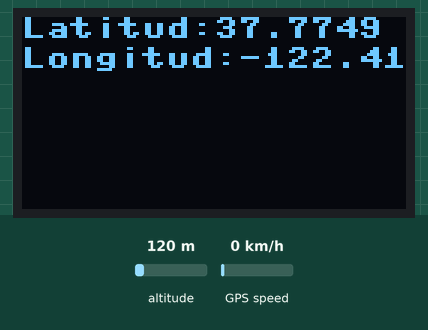
This program was run on a simulated ESP32 board running MicroPython. Parts: 128×64 one-colour display. The test bench sets the inputs (shaded band); at power-on: GPS speed 0 km/h, altitude 120 m. The GPS gets a fix after 3 s at 37.7749, -122.4194 with 8 satellites; library files of the repository ran but are not shown: micropyGPS.py; what the program prints to the serial console is not drawn.

Above: at 5.6 s.
5.7 s: GPS speed set to 2 km/h
10.1 s: GPS speed set to 30 km/h
Timing chart, 0 to 13.1 s (numbered marks = the images above; inputs shaded):
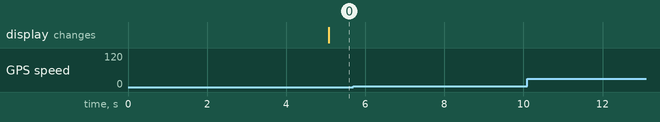

Measured:
- after the input at 5.7 s, every drawn part: stays the same
- after the input at 10.1 s, every drawn part: stays the same

The program:

GPS_Configuration+OLED_Display.py
```python
from machine import UART, Pin, SPI,I2C
from micropyGPS import MicropyGPS
import utime
import sh1106
import network
import nmea


# el tx debe ir al rx2 y el rx al tx2

WiFi_SSID = "Jdvpl"
WiFi_PASS = "R@p1df@5t"

i2c = I2C(-1, scl=Pin(22), sda=Pin(21))
oled_width = 128
oled_height = 64
oled = sh1106.SH1106_I2C(oled_width, oled_height, i2c)


oled.text('JDVPL', 0, 0)  # Afficher les deux mots ''
oled.text('ESP32', 0, 10)
oled.show()
uart = UART(2, 9600)
now = utime.ticks_ms()
my_nmea = nmea.nmea(debug=1)

while 1:
	while uart.any():
		b = uart.read()
		my_nmea.parse(b)

	if utime.ticks_diff(utime.ticks_ms(), now) > 5000:
            now = utime.ticks_ms()
            print('{} {}'.format(my_nmea.latitude, my_nmea.longitude))
            lat = my_nmea.latitude
            lng = my_nmea.longitude

            oled.fill(0)
            y = 0
            dy = 10
            oled.text("Latitud:{}".format(my_nmea.latitude),  0, y)
            y += dy
            oled.text("Longitud:{}".format(my_nmea.longitude),  0, y)
            oled.show()
```

nmea.py
```python
class nmea():
	def __init__(self, debug=0):
		self._sentence = ''
		self.time = '00:00:00'
		self.date = '01/01/2000'
		self.latitude = 0
		self.longitude = 0
		self.satcount = 0
		self._debug = debug

	def dprint(self,mess):
		if self._debug:
			print(mess)

	def checksum(self):
		""" takes a sentence in the format
			"$GPGGA,123519,4807.038,N,01131.000,E,1,08,0.9,545.4,M,46.9,M,,*47"
			returns True / False
		"""
		# drop the '*47'
		t = self._sentence[:len(self._sentence)-3]
		a = 0
		# xor each character value
		for b in t:
			a ^= ord(b)

		# strip away the sentence to leave the '47'
		csum = self._sentence[len(self._sentence)-2:]
		# format the xor result into a hex string
		# return true if it's '47'
		return int(csum,16) == a

	def parse(self, b):
		# for all the characters collected
		for c in b:

			if chr(c) =='$':							# if '$' then it's the start of a sentence
				self._sentence = ""						# clear out the old sentence
			elif c == 0x0d:								# carriage return means completed sentence
				if 'GPRMC' in self._sentence:			# GPRMS - recommended minimum data for gps
					self.dprint(self._sentence)			# in debig - print the sentence
					self.format()						# grab the data from the sentence
				elif 'GPGSA' in self._sentence:			# GPRMS - recommended minimum data for gps
					self.dprint(self._sentence)			# in debug - print the sentence
					self.format()						# grab the data from the sentence
				else:
					self.dprint(self._sentence[:5])		# for other types just print the identifying letters
			else:
				self._sentence += chr(c)				# otherwise, just collect the character

	def degmin_to_decdeg(self, d):
		degs = int(d/100)
		mins = d % 100
		degs += mins/60
		return degs

	def format(self):
		if not self.checksum():
			self.dprint('BAD CHECKSUM')
			return

		data = self._sentence.split(',')

		if data[0] == 'GPRMC':
			# parse GPRMC

			# time of day (UTC)
			try:
				t = data[1]		# e.g. '073053'

				hh = t[:2]		# hours valid?
				if int(hh) < 0 or int(hh) > 23:
					return

				mm = t[2:4]		# minutes valid?
				if int(mm) < 0 or int(mm) > 59:
					return

				ss = t[4:6]		# seconds valid?
				if int(ss) < 0 or int(ss) > 59:
					return

				# format time string e.g.  '07:30:53'
				self.time = '{}:{}:{}'.format(hh, mm, ss)
			except Exception as e:
				dprint(e, 'time error', d)
				return

			try:
				d = data[9]		# e.g. 070817

				# format date string e.g. 07/08/2017
				self.date = '{}/{}/20{}'.format(d[:2], d[2:4], d[4:6])
			except Exception as e:
				dprint(e, 'date error', d)

			# test to see if position status is valid
			if data[2] != 'A':
				self.dprint('INVALID')
				return

			try:
				d = data[3]
				if d != '':
					d = self.degmin_to_decdeg(float(d))
					if data[4] == 'S':
						d = -1*d
					self.latitude = d
			except Exception as e:
				dprint(e, 'latitude error', d)

			try:
				d = data[5]
				if d != '':
					d = self.degmin_to_decdeg(float(d))
					if data[6] == 'W':
						d = -1*d
					self.longitude = d
			except Exception as e:
				dprint(e, 'longitude error', d)

		elif data[0] == 'GPGSA':
			# parse GPGSA
			if data[1] != 'A':
				self.dprint('INVALID')
				return

			satellites = 0
			for s in data[3:15]:
				# self.dprint(s)
				if s != '':
					satellites += 1
			self.satcount = satellites
			# self.dprint('satcount {}'.format(satellites))

		else:
			return
```
